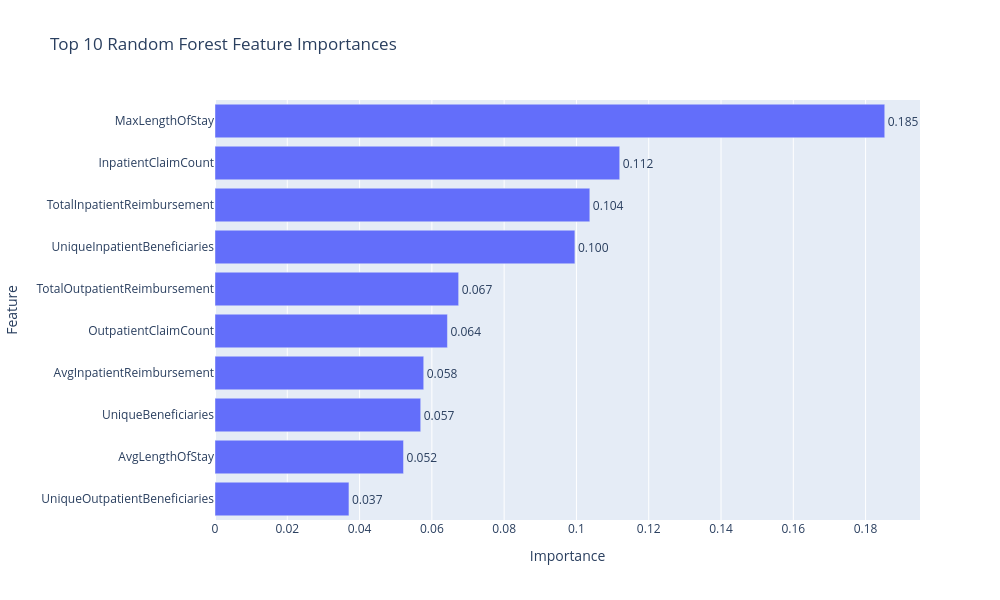

Here is the notebook cell this chart was saved with:
### Markdown cell above
## Visualize Feature Importance

### Code cell
top_features = feature_importance.head(10)
fig = px.bar(
    top_features.sort_values(by="Importance"),
    x="Importance",
    y="Feature",
    orientation="h",
    title="Top 10 Random Forest Feature Importances",
    text="Importance")
fig.update_traces(
    texttemplate="%{text:.3f}",
    textposition="outside")
fig.update_layout(width=1000, height=600)
fig.show()

### Figure 1 — Plotly figure (JSON) as saved in the notebook; plotly's stock layout.template omitted (floating-point values rounded to 4 significant figures)
{"data": [{"hovertemplate": "Importance=%{text}<br>Feature=%{y}<extra></extra>", "legendgroup": "", "marker": {"color": "#636efa", "pattern": {"shape": ""}}, "name": "", "orientation": "h", "showlegend": false, "text": [0.03706, 0.05216, 0.05692, 0.05775, 0.06431, 0.06741, 0.09957, 0.1037, 0.112, 0.1853], "textposition": "outside", "texttemplate": "%{text:.3f}", "type": "bar", "x": [0.03706, 0.05216, 0.05692, 0.05775, 0.06431, 0.06741, 0.09957, 0.1037, 0.112, 0.1853], "xaxis": "x", "y": ["UniqueOutpatientBeneficiaries", "AvgLengthOfStay", "UniqueBeneficiaries", "AvgInpatientReimbursement", "OutpatientClaimCount", "TotalOutpatientReimbursement", "UniqueInpatientBeneficiaries", "TotalInpatientReimbursement", "InpatientClaimCount", "MaxLengthOfStay"], "yaxis": "y"}], "layout": {"barmode": "relative", "height": 600, "legend": {"tracegroupgap": 0}, "title": {"text": "Top 10 Random Forest Feature Importances"}, "width": 1000, "xaxis": {"anchor": "y", "domain": [0, 1], "title": {"text": "Importance"}}, "yaxis": {"anchor": "x", "domain": [0, 1], "title": {"text": "Feature"}}}}
